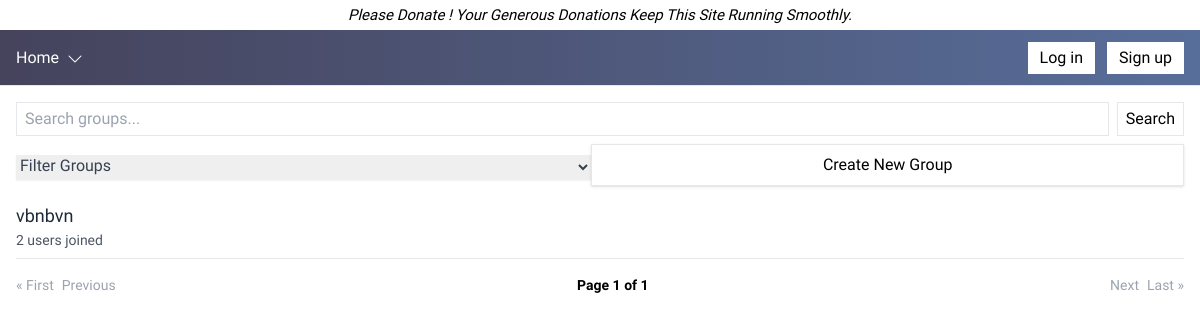
Before: /groups/ with the older database file.
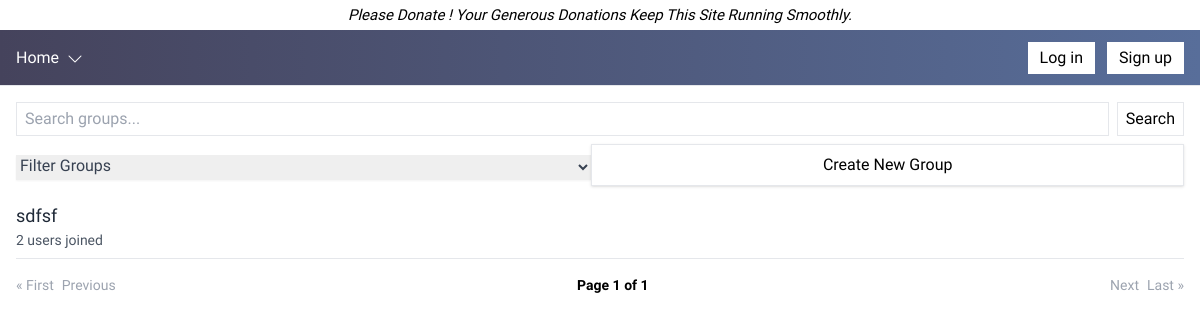
After: the same page with the newer database file.
### groups/models.py (models this page shows, shortened)
class Group(models.Model):
    name = models.CharField(max_length=100, unique=True)
    description = models.TextField(blank=True)
    owner = models.ForeignKey(User, on_delete=models.CASCADE, related_name='owned_groups')
    created_at = models.DateTimeField(auto_now_add=True)  # Temporarily comment this out
    members = models.ManyToManyField(User, through='Membership', related_name='joined_groups')

### groups/views.py (the view)
# urls.py: path('', views.group_list, name='list'),
def group_list(request):
    sort_by = request.GET.get('sort_by', 'recent')
    search_query = request.GET.get('q', '')
    page_number = request.GET.get('page', 1)  # Get the page number from the request
    groups = Group.objects.all()
    if search_query:
        groups = groups.filter(name__icontains=search_query)
    if sort_by == 'most_joined':
        groups = groups.annotate(num_members=models.Count('members')).order_by('-num_members')
    else:  # Default sorting by recent
        groups = groups.order_by('-created_at')
    paginator = Paginator(groups, 10)  # Show 10 groups per page
    groups_page = paginator.get_page(page_number)
    return render(request, 'groups/group_list.html', {
        'groups': groups_page,
        'sort_by': sort_by,
        'search_query': search_query,
    })

### notifications/context_processors.py (called while the page is built)
def unread_notifications_count(request):
    if request.user.is_authenticated:
        unread_count = request.user.notifications.filter(read=False).count()
    else:
        unread_count = 0
    return {'unread_notification_count': unread_count}

### groups/templates/groups/group_list.html (shortened to what this page needs)
{% extends "base.html" %}
{% block content %}
<form method="GET" action="{% url 'groups:list' %}" class="flex gap-2 mb-2">
    <input type="text" name="q" placeholder="Search groups..." value="{{ request.GET.q }}"
           class="w-full border px-2 py-1">
    <button type="submit" class="border px-2 py-1">
        Search
    </button>
</form>
    <div class="flex flex-col md:flex-row justify-between items-center mb-4 space-y-4 md:space-y-0">
        <div class=" text-center w-full">
            <select id="groupFilter" name="sort" class="mt-1 pb-1 block w-full border-gray-300 shadow-sm focus:border-none text-gray-700">
                <option>Filter Groups</option>
            </select>
        </div>
        <a href="{% url 'groups:create' %}" class=" py-2 px-4 shadow border w-full text-center">
            Create New Group
        </a>
    </div>
    <div class="space-y-4 mt-4">
        {% for group in groups %}
            <div class="border-b pb-2">
                <a href="{% url 'groups:group_detail' group.id %}" class="text-lg text-gray-800">{{ group.name }}</a>
                <div class="text-sm text-gray-600">{{ group.members.count }} users joined</div>
            </div>
        {% empty %}
            <li class="text-gray-600">No groups available.</li>
        {% endfor %}
    </div>
    <div class="mt-4 flex justify-between items-center text-sm">
        <div class="flex space-x-2">
            {% if groups.has_previous %}
                <a href="?page=1&sort_by={{ sort_by }}&q={{ request.GET.q }}" class="text-blue-500 hover:text-blue-600">&laquo; First</a>
                <a href="?page={{ groups.previous_page_number }}&sort_by={{ sort_by }}&q={{ request.GET.q }}" class="text-blue-500 hover:text-blue-600">Previous</a>
            {% else %}
                <span class="text-gray-400">&laquo; First</span>
                <span class="text-gray-400">Previous</span>
            {% endif %}
        </div>
        <p class="font-semibold">Page {{ groups.number }} of {{ groups.paginator.num_pages }}</p>
        <div class="flex space-x-2">
            {% if groups.has_next %}
                <a href="?page={{ groups.next_page_number }}&sort_by={{ sort_by }}&q={{ request.GET.q }}" class="text-blue-500 hover:text-blue-600">Next</a>
                <a href="?page={{ groups.paginator.num_pages }}&sort_by={{ sort_by }}&q={{ request.GET.q }}" class="text-blue-500 hover:text-blue-600">Last &raquo;</a>
            {% else %}
                <span class="text-gray-400">Next</span>
                <span class="text-gray-400">Last &raquo;</span>
            {% endif %}
        </div>
    </div>
{% endblock content %}

Changed rows visible on the page:
removed Group: name "vbnbvn", members.count "2"
added Group: name "sdfsf", members.count "2"
